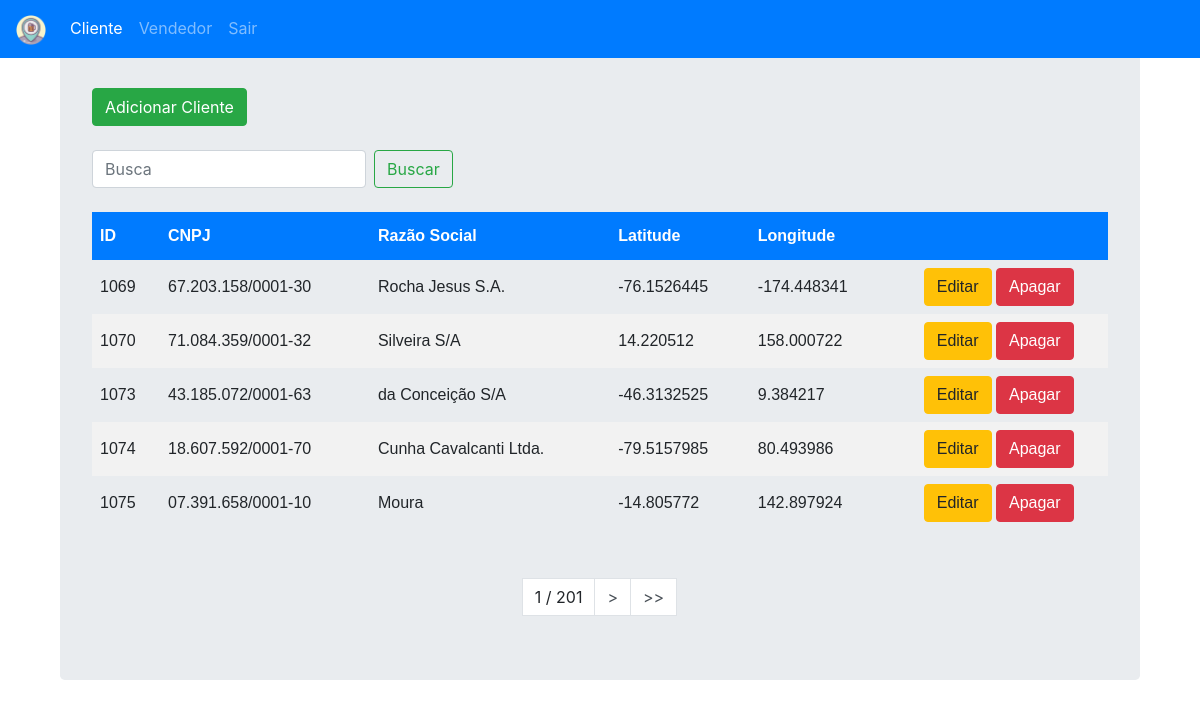
The page /cadastros/cliente/ (signed in) on the database its author committed.
### cadastros/models.py (models this page shows)
class Cliente(models.Model):
    cnpj = models.CharField(max_length=18)
    razao_social = models.CharField(max_length=40)
    latitude = models.CharField(max_length=12)
    longitude = models.CharField(max_length=12)
    class Meta:
        db_table = 'Clientes'

### cadastros/views.py (the view)
# urls.py: path('cliente/', views.listaCliente, name='lista-cliente'),
@login_required
def listaCliente(request):
    lista = Cliente.objects.order_by('id')
    query = request.GET.get("q")
    if query:
        lista = lista.filter(
            Q(id__icontains=query) |
            Q(cnpj__icontains=query) |
            Q(razao_social__icontains=query)
            ).distinct()
    paginator = Paginator(lista, 5) # Mostra 5 contatos por página
    try:
        page = int(request.GET.get('page', '1'))
    except ValueError:
        page = 1
    try:
        lista = paginator.page(page)
    except (EmptyPage, InvalidPage):
        lista = paginator.page(paginator.num_pages)
    return render(request, 'cadastros/lista_cliente.html', {"lista":lista})

### templates/cadastros/lista_cliente.html
{% extends "cadastros/base.html" %}
{% block body_block %}
{% include "cadastros/lista.html" with active_tab='cliente' %}
{% endblock %}

### templates/cadastros/lista.html (shortened to what this page needs)
<body>
    <div class="container">
      <div class="jumbotron">
          {% if active_tab == 'cliente' %}
          <div align="left">
            <a href="{% url 'cadastros:adicionar-cliente' %}">
                <br><button type="button" class="btn btn-success">Adicionar Cliente</button><br><br>
            </a>
          </div>
          {% else %}
          <div align="left">
            <a href="{% url 'cadastros:adicionar-vendedor' %}">
                <br><button type="button" class="btn btn-success">Adicionar Vendedor</button><br><br>
            </a>
          </div>
          {% endif %}
          <div align="right">
              <form class="form-inline my-2 my-lg-0" >
                <input class="form-control mr-sm-2" name="q" type="search" placeholder="Busca" aria-label="Search" value='{{request.GET.q}}'>
                <button class="btn btn-outline-success my-2 my-sm-0" type="submit">Buscar</button>
              </form>
          </div>
          <br>
          <div class="tabela">
          {% if lista %}
              <table>
                <thead>
                  <th>ID</th>
                  {% if active_tab == 'cliente' %}
                  <th>CNPJ</th>
                  {% else %}
                  <th>CPF</th>
                  {% endif %}
                  <th>Razão Social</th>
                  <th>Latitude</th>
                  <th>Longitude</th>
                  <th> </th>
                </thead>
                {% for acc in lista %}
                  <tr>
                    <td>{{ acc.id }} </td>
                    {% if active_tab == 'cliente' %}
                    <td>{{ acc.cnpj }}</td>
                    {% else %}
                    <td>{{ acc.cpf }}</td>
                    {% endif %}
                    <td>{{ acc.razao_social }}</td>
                    <td>{{ acc.latitude }}</td>
                    <td>{{ acc.longitude }}</td>
                    <td>
                        <div align="center">
                            <a href="editar/{{ acc.id }}"><button type="button" class="btn btn-warning">Editar</button></a>
                            <a href="apagar/{{ acc.id }}"><button type="button" class="btn btn-danger">Apagar</button></a>
                        </div>
                    </td>
                  </tr>
                {% endfor %}
            </table>
            <br><br>
            <div class="pagination justify-content-center">
                <a class="step-links">
                    {% if lista.paginator.num_pages != 1 %}
                    <a class="page-link active">{{ lista.number}} / {{lista.paginator.num_pages}}</a>
                    {% endif %}
                    {% if lista.has_next %}
                        <a class="page-link"  href="?page={{ lista.next_page_number }}{% if request.GET.q %}&q={{request.GET.q}} {% endif %}">></a>
                        <a class="page-link"  href="?page={{ lista.paginator.num_pages }}{% if request.GET.q %}&q={{request.GET.q}} {% endif %}" >>> </a>
                    {% endif %}
            </div>
          {% else %}
            <p>Não existem registros.</p>
          {% endif %}
        </div>
      </div>
    </div>
</body>

### static/cadastros/css/my_style.css (style rules this page uses)
table { font-family: "Trebuchet MS", Arial, Helvetica, sans-serif; border-collapse: collapse; width: 100%; }
th, td { padding: 8px; }
th { padding-top: 12px; padding-bottom: 12px; text-align: left; padding-top: 12px; padding-bottom: 12px; text-align: left; background-color: #007bff; color: white; }
tr:nth-child(even) { background-color: #f2f2f2; }
a:link { color: #495057; }

### rows shown on the page
Cliente: id "1069", cnpj "67.203.158/0001-30", razao_social "Rocha Jesus S.A.", latitude "-76.1526445", longitude "-174.448341"
Cliente: id "1070", cnpj "71.084.359/0001-32", razao_social "Silveira S/A", latitude "14.220512", longitude "158.000722"
Cliente: id "1073", cnpj "43.185.072/0001-63", razao_social "da Conceição S/A", latitude "-46.3132525", longitude "9.384217"
Cliente: id "1074", cnpj "18.607.592/0001-70", razao_social "Cunha Cavalcanti Ltda.", latitude "-79.5157985", longitude "80.493986"
Cliente: id "1075", cnpj "07.391.658/0001-10", razao_social "Moura", latitude "-14.805772", longitude "142.897924"

### other values the page prints
{{ lista.number }} "1"
{{ lista.paginator.num_pages }} "201"
